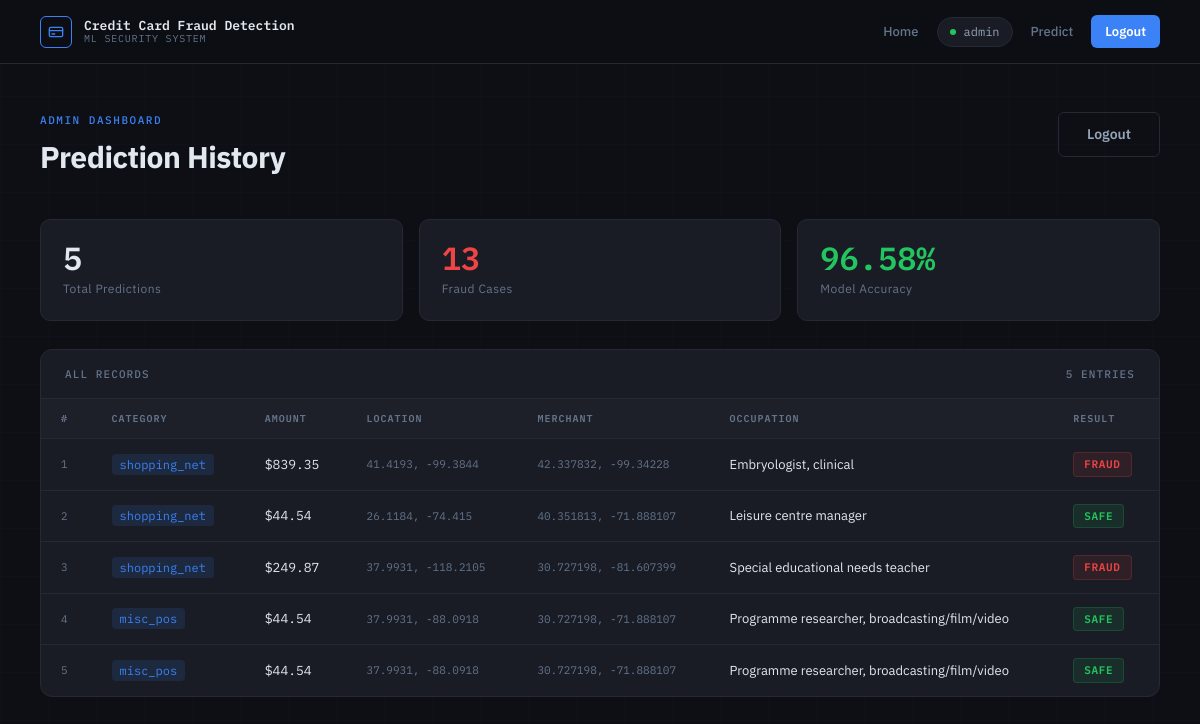
Page /adminhome (signed in) on the committed database.
### User/models.py (models this page shows)
class Credit_Card(models.Model):
    category=models.CharField(max_length=500)
    amount=models.CharField(max_length=500)
    latitude=models.CharField(max_length=500)
    longitude=models.CharField(max_length=500)
    merchant_latitude=models.CharField(max_length=500)
    merchant_longitude=models.CharField(max_length=500)
    jobs=models.CharField(max_length=500)
    prediction=models.CharField(max_length=500)

### User/views.py (the view)
# urls.py: path('adminhome',views.adminhome,name='adminhome'),
def adminhome(request):
    cc = Credit_Card.objects.all()
    return render(request, "adminhome.html", {"cc": cc})

### templates/adminhome.html (shortened to what this page needs)
{% extends "nav.html" %}
{% block content %}
<div class="admin-wrap">
  <div class="admin-header fade-in">
    <div>
      <div class="admin-eyebrow">Admin Dashboard</div>
      <h2>Prediction History</h2>
    </div>
    <a href="/logout" class="btn-ccfd btn-outline-ccfd" style="width:auto;">Logout</a>
  </div>
  <div class="stat-cards fade-in-2">
    <div class="stat-c">
      <div class="sc-num">{{cc|length}}</div>
      <div class="sc-label">Total Predictions</div>
    </div>
    <div class="stat-c">
      <div class="sc-num" style="color:var(--danger);">
        {% with count=0 %}
          {% for c in cc %}{% if c.prediction == "Fraud" %}{{ forloop.counter }}{% endif %}{% endfor %}
        {% endwith %}
      </div>
      <div class="sc-label">Fraud Cases</div>
    </div>
    <div class="stat-c">
      <div class="sc-num" style="color:var(--success);">96.58%</div>
      <div class="sc-label">Model Accuracy</div>
    </div>
  </div>
  <div class="table-wrap fade-in-3">
    <div class="table-header">
      <span>All Records</span>
      <span>{{cc|length}} entries</span>
    </div>
    {% if cc %}
    <table>
      <thead>
        <tr>
          <th>#</th>
          <th>Category</th>
          <th>Amount</th>
          <th>Location</th>
          <th>Merchant</th>
          <th>Occupation</th>
          <th>Result</th>
        </tr>
      </thead>
      <tbody>
        {% for c in cc %}
        <tr>
          <td class="row-num">{{forloop.counter}}</td>
          <td><span class="cat-tag">{{c.category}}</span></td>
          <td style="font-family:var(--mono); font-size:13px;">${{c.amount}}</td>
          <td style="font-family:var(--mono); font-size:11px; color:var(--text-muted);">{{c.latitude}}, {{c.longitude}}</td>
          <td style="font-family:var(--mono); font-size:11px; color:var(--text-muted);">{{c.merchant_latitude}}, {{c.merchant_longitude}}</td>
          <td style="font-size:13px;">{{c.jobs}}</td>
          <td>
            {% if c.prediction == "Fraud" %}
              <span class="badge-ccfd badge-fraud">Fraud</span>
            {% else %}
              <span class="badge-ccfd badge-safe">Safe</span>
            {% endif %}
          </td>
        </tr>
        {% endfor %}
      </tbody>
    </table>
    {% endif %}
  </div>
</div>
{% endblock %}

### templates/nav.html (shortened to what this page needs)
{% load static %}
<!DOCTYPE html>
<html lang="en">
<head>
  <link rel="stylesheet" href="{% static 'css/bootstrap.min.css' %}">
</head>
<body>
<nav class="ccfd-nav">
  <a href="/" class="ccfd-logo">
    <span class="logo-mark">
      <svg viewBox="0 0 24 24"><rect x="2" y="5" width="20" height="14" rx="2"/><line x1="2" y1="10" x2="22" y2="10"/><line x1="6" y1="15" x2="10" y2="15"/></svg>
    </span>
    <span class="logo-text">
      <span class="logo-title">Credit Card Fraud Detection</span>
      <span class="logo-sub">ML Security System</span>
    </span>
  </a>
  <div class="ccfd-nav-links">
    <a href="/">Home</a>
    {% if user.is_authenticated %}
      <span class="nav-user-pill">
        <span class="status-dot"></span>
        {{user.username}}
      </span>
      <a href="/data">Predict</a>
      <a href="/logout" class="nav-primary">Logout</a>
    {% else %}
      <a href="/register">Register</a>
      <a href="/login">Login</a>
      <a href="/adminlogin" class="nav-primary">Admin</a>
    {% endif %}
  </div>
</nav>
<div class="ccfd-main">
  {% block content %}{% endblock %}
</div>
</body>
</html>

### templates/nav.html (style rules this page uses)
:root { --bg: #0d0f14; --surface: #13161d; --card: #191c25; --card-border: #252933; --accent: #3b82f6; --accent-dim: rgba(59,130,246,0.12); --accent-hover: #60a5fa; --danger: #ef4444; --danger-dim: rgba(239,68,68,0.10); --success: #22c55e; --success-dim: rgba(34,197,94,0.10); --text: #e2e8f0; --text-secondary: #94a3b8; --text-muted: #64748b; --mono: 'IBM Plex Mono', monospace; --sans: 'IBM Plex Sans', sans-serif; }
*, *::before, *::after { box-sizing: border-box; margin: 0; padding: 0; }
html { scroll-behavior: smooth; }
body { background: var(--bg); color: var(--text); font-family: var(--sans); min-height: 100vh; overflow-x: hidden; }
body::before { content: ''; position: fixed; inset: 0; background-image: linear-gradient(rgba(59,130,246,0.025) 1px, transparent 1px), linear-gradient(90deg, rgba(59,130,246,0.025) 1px, transparent 1px); background-size: 48px 48px; pointer-events: none; z-index: 0; }
nav.ccfd-nav { position: fixed; top: 0; left: 0; right: 0; z-index: 1000; padding: 0 40px; height: 64px; display: flex; align-items: center; justify-content: space-between; background: rgba(13,15,20,0.92); backdrop-filter: blur(16px); border-bottom: 1px solid var(--card-border); }
.ccfd-logo { font-family: var(--mono); font-weight: 600; font-size: 14px; color: var(--text); text-decoration: none; display: flex; align-items: center; gap: 12px; }
.logo-mark { width: 32px; height: 32px; border: 1.5px solid var(--accent); border-radius: 6px; display: flex; align-items: center; justify-content: center; }
.logo-mark svg { width: 16px; height: 16px; stroke: var(--accent); fill: none; stroke-width: 2; stroke-linecap: round; stroke-linejoin: round; }
.logo-text { display: flex; flex-direction: column; gap: 2px; }
.logo-title { font-size: 13px; font-weight: 600; color: var(--text); line-height: 1; }
.logo-sub { font-size: 10px; color: var(--text-muted); font-weight: 400; line-height: 1; letter-spacing: 0.08em; text-transform: uppercase; }
.ccfd-nav-links { display: flex; align-items: center; gap: 4px; }
.ccfd-nav-links a { color: var(--text-muted); text-decoration: none; font-size: 13px; font-weight: 500; padding: 7px 14px; border-radius: 6px; transition: all 0.15s; }
.ccfd-nav-links a.nav-primary { background: var(--accent); color: #fff; font-weight: 600; }
.nav-user-pill { display: flex; align-items: center; gap: 8px; padding: 5px 12px; background: var(--card); border: 1px solid var(--card-border); border-radius: 20px; font-size: 12px; color: var(--text-secondary); font-family: var(--mono); }
.status-dot { width: 6px; height: 6px; border-radius: 50%; background: var(--success); animation: blink 2s ease-in-out infinite; }
.ccfd-main { position: relative; z-index: 1; padding-top: 64px; min-height: 100vh; }
.btn-ccfd { display: inline-flex; align-items: center; justify-content: center; gap: 8px; padding: 11px 28px; border-radius: 6px; font-family: var(--sans); font-size: 14px; font-weight: 600; cursor: pointer; border: none; transition: all 0.15s; text-decoration: none; }
.btn-outline-ccfd { background: transparent; border: 1px solid var(--card-border); color: var(--text-secondary); }
.badge-ccfd { display: inline-flex; align-items: center; gap: 5px; padding: 3px 10px; border-radius: 4px; font-family: var(--mono); font-size: 11px; font-weight: 600; letter-spacing: 0.06em; text-transform: uppercase; }
.badge-safe { background: var(--success-dim); color: var(--success); border: 1px solid rgba(34,197,94,0.2); }
.badge-fraud { background: var(--danger-dim); color: var(--danger); border: 1px solid rgba(239,68,68,0.2); }
h1,h2,h3,h4,h5 { font-family: var(--sans); font-weight: 700; }
.fade-in { animation: fadeUp 0.4s ease forwards; }
.fade-in-2 { animation: fadeUp 0.4s 0.08s ease both; }
.fade-in-3 { animation: fadeUp 0.4s 0.16s ease both; }

### rows in the picture
Credit_Card: category "shopping_net", amount "839.35", latitude "41.4193", longitude "-99.3844", merchant_latitude "42.337832", merchant_longitude "-99.34228", jobs "Embryologist, clinical", prediction "FRAUD"
Credit_Card: category "shopping_net", amount "249.87", latitude "37.9931", longitude "-118.2105", merchant_latitude "30.727198", merchant_longitude "-81.607399", jobs "Special educational needs teacher", prediction "FRAUD"
Credit_Card: category "shopping_net", amount "44.54", latitude "26.1184", longitude "-74.415", merchant_latitude "40.351813", merchant_longitude "-71.888107", jobs "Leisure centre manager", prediction "SAFE"
Credit_Card: category "misc_pos", amount "44.54", latitude "37.9931", longitude "-88.0918", merchant_latitude "30.727198", merchant_longitude "-71.888107", jobs "Programme researcher, broadcasting/film/video", prediction "SAFE"
Credit_Card: category "misc_pos", amount "44.54", latitude "37.9931", longitude "-88.0918", merchant_latitude "30.727198", merchant_longitude "-71.888107", jobs "Programme researcher, broadcasting/film/video", prediction "SAFE"

### other values in the picture
{{ user.username }} "admin"
{{ cc|length }} "5"
